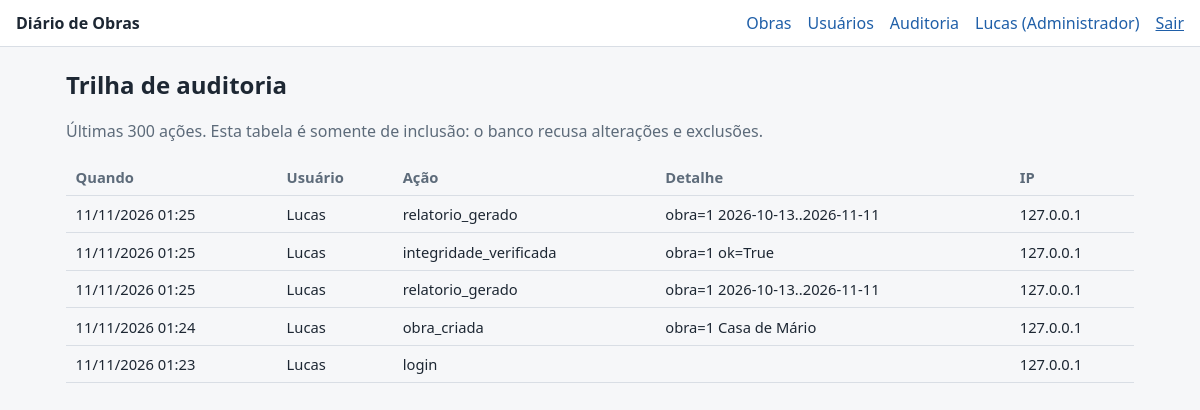
Screenshot of /admin/auditoria (signed in) with the database file from the repository.
### tables this page shows
CREATE TABLE users (
  id INTEGER PRIMARY KEY AUTOINCREMENT,
  nome TEXT NOT NULL,
  email TEXT NOT NULL UNIQUE,
  senha_hash TEXT NOT NULL,
  perfil TEXT NOT NULL CHECK (perfil IN ('admin','gestor','campo')),
  ativo INTEGER NOT NULL DEFAULT 1,
  criado_em TEXT NOT NULL
);

CREATE TABLE audit_log (
  id INTEGER PRIMARY KEY AUTOINCREMENT,
  ts TEXT NOT NULL,
  user_id INTEGER,
  user_nome TEXT,
  acao TEXT NOT NULL,
  detalhe TEXT,
  ip TEXT
);

### diario/admin.py (the view)
@bp.get("/auditoria")
@security.perfil_required("admin")
def auditoria():
    linhas = get_db().execute("SELECT * FROM audit_log ORDER BY id DESC LIMIT 300").fetchall()
    return render_template("admin_auditoria.html", linhas=linhas)

### diario/db.py (called while the page is built)
def conectar(caminho: str) -> sqlite3.Connection:
    con = sqlite3.connect(caminho, isolation_level=None, timeout=15)
    con.row_factory = sqlite3.Row
    con.execute("PRAGMA foreign_keys = ON")
    con.execute("PRAGMA journal_mode = WAL")
    return con

def get_db() -> sqlite3.Connection:
    if "db" not in g:
        g.db = conectar(current_app.config["DATABASE"])
    return g.db

### diario/security.py (called while the page is built)
def csrf_token() -> str:
    if "_csrf" not in session:
        session["_csrf"] = secrets.token_urlsafe(32)
    return session["_csrf"]

def carregar_usuario() -> None:
    g.user = None
    uid = session.get("uid")
    if uid:
        u = get_db().execute("SELECT * FROM users WHERE id=? AND ativo=1", (uid,)).fetchone()
        if u:
            g.user = u
        else:
            session.clear()

def login_required(view):
    @wraps(view)
    def wrapped(*a, **kw):
        if g.user is None:
            return redirect(url_for("auth.login", next=request.path))
        return view(*a, **kw)
    return wrapped

def perfil_required(*perfis):
    def deco(view):
        @wraps(view)
        @login_required
        def wrapped(*a, **kw):
            if g.user["perfil"] not in perfis:
                abort(403)
            return view(*a, **kw)
        return wrapped
    return deco

### diario/utils.py (called while the page is built)
def tz():
    nome = current_app.config.get("TZ", "America/Bahia")
    try:
        from zoneinfo import ZoneInfo
        return ZoneInfo(nome)
    except Exception:  # sem base de fusos instalada (ex.: Windows sem tzdata)
        return timezone(timedelta(hours=-3))

def para_local(iso_utc):
    if not iso_utc:
        return None
    dt = datetime.strptime(iso_utc, "%Y-%m-%dT%H:%M:%SZ").replace(tzinfo=timezone.utc)
    return dt.astimezone(tz())

def hoje_local() -> date:
    return datetime.now(tz()).date()

def f_dt(iso_utc):
    d = para_local(iso_utc)
    return d.strftime("%d/%m/%Y %H:%M") if d else "—"

### diario/templates/admin_auditoria.html (shortened to what this page needs)
{% extends 'base.html' %}
{% block conteudo %}
<h1>Trilha de auditoria</h1><p class="muted">Últimas 300 ações. Esta tabela é somente de inclusão: o banco recusa alterações e exclusões.</p>
<div class="tabela-rolagem"><table>
  <thead><tr><th>Quando</th><th>Usuário</th><th>Ação</th><th>Detalhe</th><th>IP</th></tr></thead><tbody>
  {% for l in linhas %}<tr><td>{{ l.ts|dt }}</td><td>{{ l.user_nome or '—' }}</td><td>{{ l.acao }}</td><td>{{ l.detalhe or '' }}</td><td>{{ l.ip or '' }}</td></tr>
  {% else %}<tr><td colspan="5" class="vazio">Sem eventos.</td></tr>{% endfor %}</tbody></table></div>
{% endblock %}

### diario/templates/base.html (shortened to what this page needs)
{% from '_macros.html' import csrf with context %}
<!doctype html>
<html lang="pt-BR">
<head>
  <link rel="stylesheet" href="{{ url_for('static', filename='css/app.css') }}">
</head>
<body {% block bodyattrs %}{% endblock %}>
<header class="topo">
  <a class="marca" href="{{ url_for('obras.lista') if usuario else url_for('auth.login') }}">Diário de Obras</a>
  {% if usuario %}
  <nav class="topo-nav" aria-label="Principal">
    <a href="{{ url_for('obras.lista') }}">Obras</a>
    {% if usuario.perfil == 'admin' %}
      <a href="{{ url_for('admin.usuarios') }}">Usuários</a>
      <a href="{{ url_for('admin.auditoria') }}">Auditoria</a>
    {% endif %}
    <a href="{{ url_for('auth.trocar_senha') }}">{{ usuario.nome.split(' ')[0] }} ({{ R.perfil[usuario.perfil] }})</a>
    <form method="post" action="{{ url_for('auth.logout') }}" class="inline">{{ csrf() }}<button class="link" type="submit">Sair</button></form>
  </nav>
  {% endif %}
</header>
<main id="conteudo" class="conteudo">
  {% block conteudo %}{% endblock %}
</main>
</body>
</html>

### diario/static/css/app.css (style rules this page uses)
:root { --bg:#f6f7f9;--card:#fff;--tx:#1d2733;--mut:#5d6b7a;--bd:#d9dee5;--pri:#1f5fa8;--pri-tx:#fff;--ok:#1e7a46;--ok-bg:#e3f4ea;--av:#8a5a00;--av-bg:#fdf1d6;--er:#a52a2a;--er-bg:#fbe4e4;--sel:#1f5fa8 }
* { box-sizing:border-box }
body { margin:0;background:var(--bg);color:var(--tx);font:16px/1.5 system-ui,-apple-system,"Segoe UI",Roboto,Arial,sans-serif }
a { color:var(--pri) }
h1 { font-size:1.5rem;margin:.2rem 0 .6rem }
.topo { display:flex;flex-wrap:wrap;gap:.5rem 1.2rem;align-items:center;justify-content:space-between;padding:.7rem 1rem;background:var(--card);border-bottom:1px solid var(--bd) }
.marca { font-weight:700;text-decoration:none;color:var(--tx) }
.topo-nav { display:flex;flex-wrap:wrap;gap:.4rem 1rem;align-items:center }
.topo-nav a { text-decoration:none }
.conteudo { max-width:1100px;margin:0 auto;padding:1rem }
form.inline { display:inline }
button.link { background:none;border:0;color:var(--pri);cursor:pointer;font:inherit;padding:0;text-decoration:underline }
.muted { color:var(--mut) }
.tabela-rolagem { overflow-x:auto }
table { border-collapse:collapse;width:100%;font-size:.92rem }
th,td { text-align:left;padding:.45rem .6rem;border-bottom:1px solid var(--bd);vertical-align:top }
th { color:var(--mut);font-weight:600;white-space:nowrap }

### rows the page displays
users: nome "Lucas", perfil "Administrador"
audit_log: ts|dt "11/11/2026 01:25", user_nome "Lucas", acao "relatorio_gerado", detalhe "obra=1 2026-10-13..2026-11-11", ip "127.0.0.1"
audit_log: ts|dt "11/11/2026 01:25", user_nome "Lucas", acao "integridade_verificada", detalhe "obra=1 ok=True", ip "127.0.0.1"
audit_log: ts|dt "11/11/2026 01:25", user_nome "Lucas", acao "relatorio_gerado", detalhe "obra=1 2026-10-13..2026-11-11", ip "127.0.0.1"
audit_log: ts|dt "11/11/2026 01:24", user_nome "Lucas", acao "obra_criada", detalhe "obra=1 Casa de Mário", ip "127.0.0.1"
audit_log: ts|dt "11/11/2026 01:23", user_nome "Lucas", acao "login", ip "127.0.0.1"
